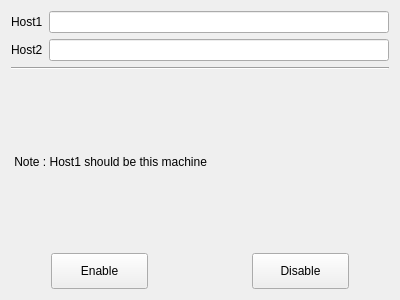
<?xml version="1.0" encoding="UTF-8"?>
<ui version="4.0">
 <class>NetworkRender</class>
 <widget class="QWidget" name="NetworkRender">
  <property name="geometry">
   <rect>
    <x>0</x>
    <y>0</y>
    <width>400</width>
    <height>300</height>
   </rect>
  </property>
  <property name="windowTitle">
   <string>Mantra Network Render</string>
  </property>
  <layout class="QHBoxLayout" name="horizontalLayout_4">
   <item>
    <layout class="QVBoxLayout" name="verticalLayout_2" stretch="1,1,0,0">
     <item>
      <layout class="QVBoxLayout" name="verticalLayout">
       <item>
        <layout class="QHBoxLayout" name="horizontalLayout">
         <item>
          <widget class="QLabel" name="labelHost1">
           <property name="text">
            <string>Host1</string>
           </property>
          </widget>
         </item>
         <item>
          <widget class="QLineEdit" name="le_Host1"/>
         </item>
        </layout>
       </item>
       <item>
        <layout class="QHBoxLayout" name="horizontalLayout_2">
         <item>
          <widget class="QLabel" name="labelHost2">
           <property name="text">
            <string>Host2</string>
           </property>
          </widget>
         </item>
         <item>
          <widget class="QLineEdit" name="le_Host2"/>
         </item>
        </layout>
       </item>
      </layout>
     </item>
     <item>
      <widget class="Line" name="line">
       <property name="orientation">
        <enum>Qt::Horizontal</enum>
       </property>
      </widget>
     </item>
     <item>
      <widget class="QLabel" name="label_3">
       <property name="layoutDirection">
        <enum>Qt::LeftToRight</enum>
       </property>
       <property name="text">
        <string> Note : Host1 should be this machine</string>
       </property>
      </widget>
     </item>
     <item>
      <layout class="QHBoxLayout" name="horizontalLayout_3" stretch="0,1,1,1,0">
       <item>
        <spacer name="horizontalSpacer_2">
         <property name="orientation">
          <enum>Qt::Horizontal</enum>
         </property>
         <property name="sizeHint" stdset="0">
          <size>
           <width>40</width>
           <height>20</height>
          </size>
         </property>
        </spacer>
       </item>
       <item>
        <widget class="QToolButton" name="tb_Enable">
         <property name="sizePolicy">
          <sizepolicy hsizetype="Preferred" vsizetype="Fixed">
           <horstretch>1</horstretch>
           <verstretch>0</verstretch>
          </sizepolicy>
         </property>
         <property name="minimumSize">
          <size>
           <width>0</width>
           <height>36</height>
          </size>
         </property>
         <property name="text">
          <string>Enable</string>
         </property>
        </widget>
       </item>
       <item>
        <spacer name="horizontalSpacer">
         <property name="orientation">
          <enum>Qt::Horizontal</enum>
         </property>
         <property name="sizeType">
          <enum>QSizePolicy::Preferred</enum>
         </property>
         <property name="sizeHint" stdset="0">
          <size>
           <width>10</width>
           <height>20</height>
          </size>
         </property>
        </spacer>
       </item>
       <item>
        <widget class="QToolButton" name="tb_Disable">
         <property name="sizePolicy">
          <sizepolicy hsizetype="Preferred" vsizetype="Fixed">
           <horstretch>1</horstretch>
           <verstretch>0</verstretch>
          </sizepolicy>
         </property>
         <property name="minimumSize">
          <size>
           <width>0</width>
           <height>36</height>
          </size>
         </property>
         <property name="text">
          <string>Disable</string>
         </property>
        </widget>
       </item>
       <item>
        <spacer name="horizontalSpacer_3">
         <property name="orientation">
          <enum>Qt::Horizontal</enum>
         </property>
         <property name="sizeHint" stdset="0">
          <size>
           <width>40</width>
           <height>20</height>
          </size>
         </property>
        </spacer>
       </item>
      </layout>
     </item>
    </layout>
   </item>
  </layout>
 </widget>
 <resources/>
 <connections/>
</ui>
